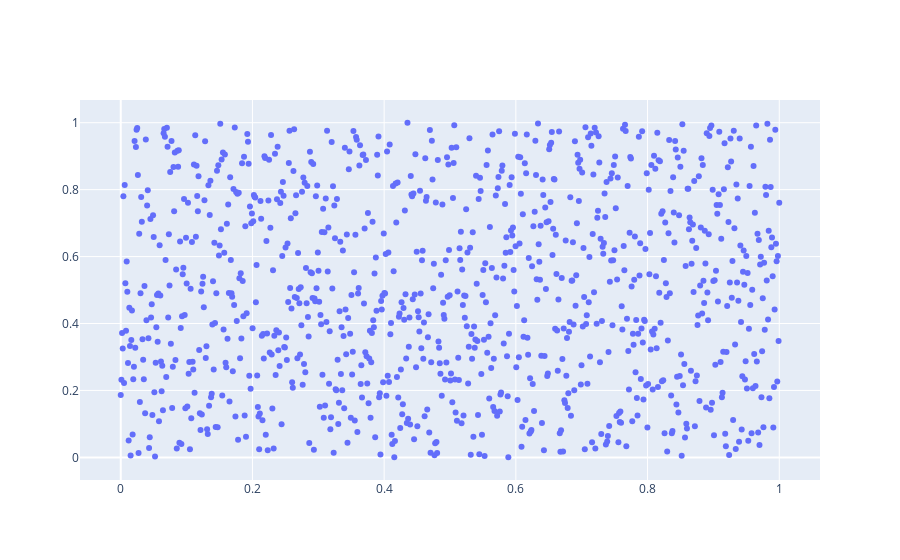

Here is the notebook cell this chart was saved with:
### Code cell
from plotly.offline import iplot
import plotly.graph_objs as go

x=np.linspace(0,1,1000)
y=np.random.rand(1000)
trace=go.Scatter(
x=x,
y=y,
mode='markers'
)
data=[trace]
figure=go.Figure(data=data)
iplot(figure)

### Figure 1 — Plotly figure (JSON) as saved in the notebook; plotly's stock layout.template omitted (floating-point values rounded to 4 significant figures; data arrays with more than 128 entries replaced by an {"elided": "..."} marker saying what was removed)
{"data": [{"mode": "markers", "type": "scatter", "x": {"elided": "1000 float values"}, "y": {"elided": "1000 float values"}}], "layout": {}}
